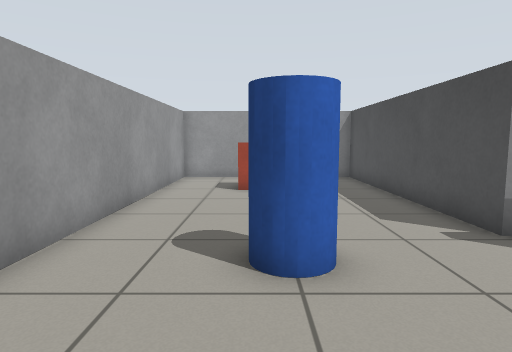
View 1 (above)

13 first-person views from a walk through a Gazebo world. The camera is 0.83 m above the floor, tilts 6° down and sees 75° across. The floor is counted in squares, 0.5 m on a side. Each view is taken from the middle of a square. On the plan, view 1 faces up. The plan holds only what a view shows up to about 16 squares ahead; the rest is blank.

View 2
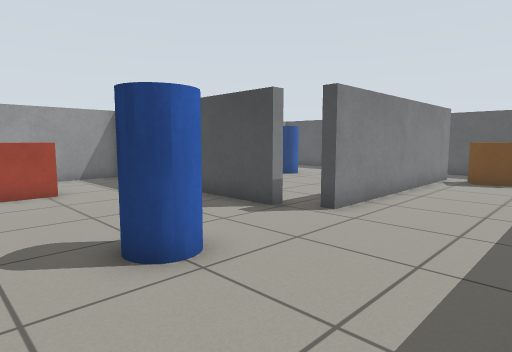

View 3
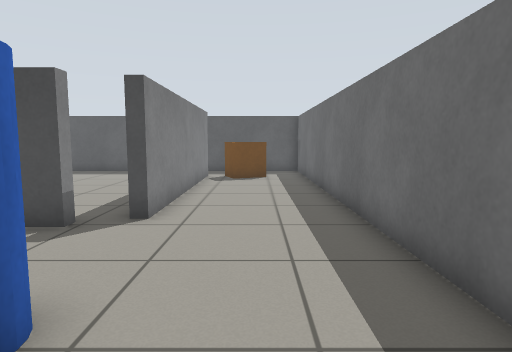

View 4
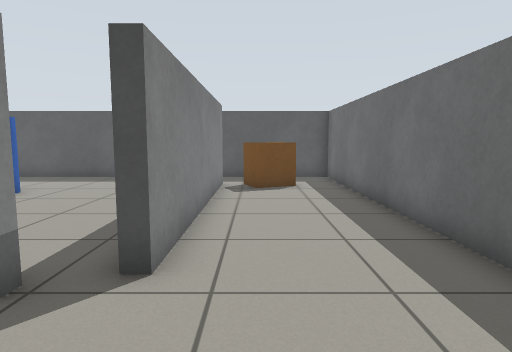

View 5
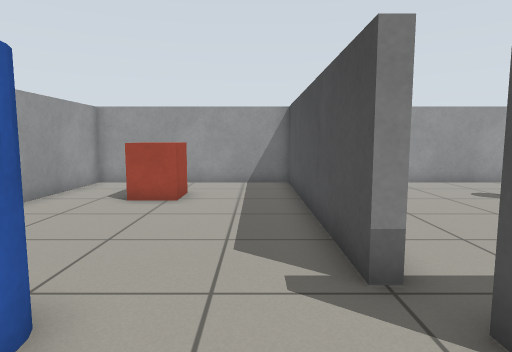

View 6
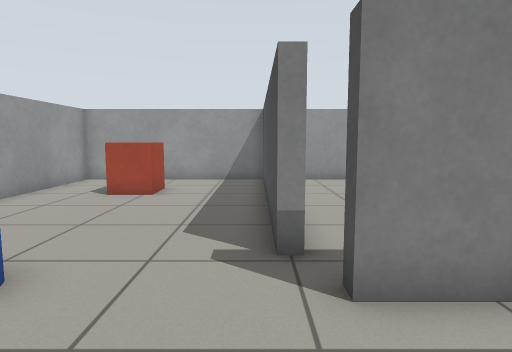

View 7
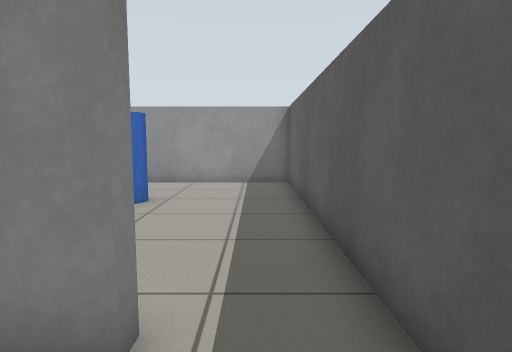

View 8
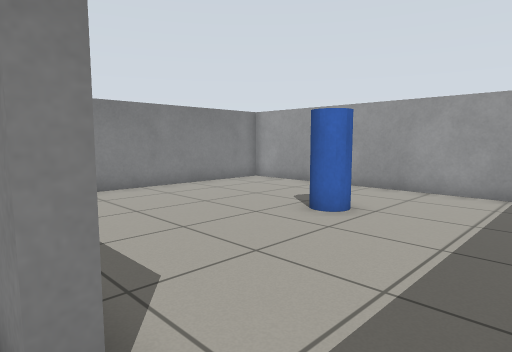

View 9
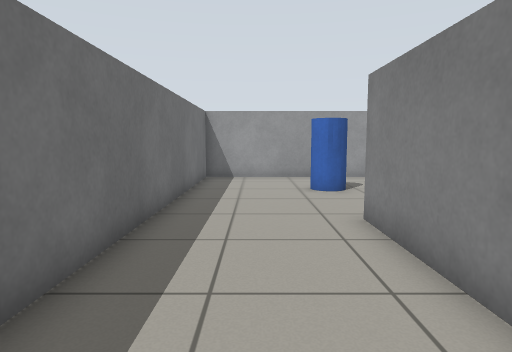

View 10
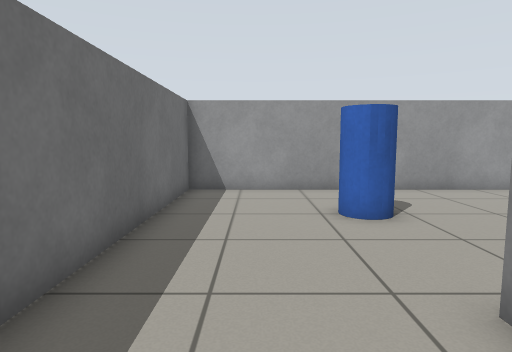

View 11
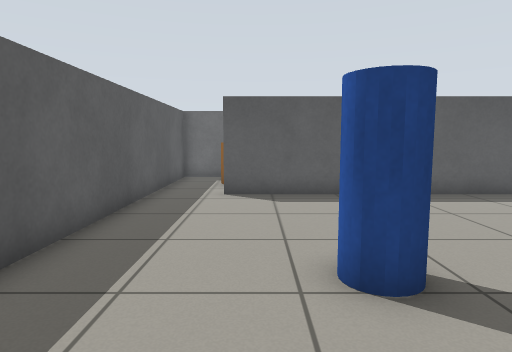

View 12
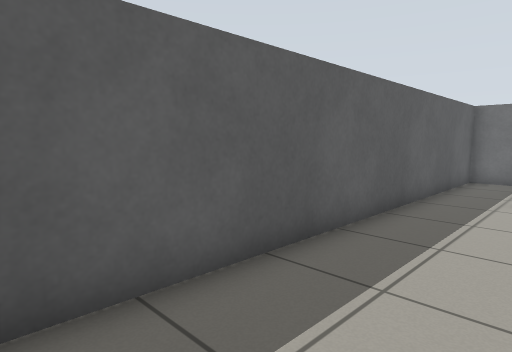

View 13
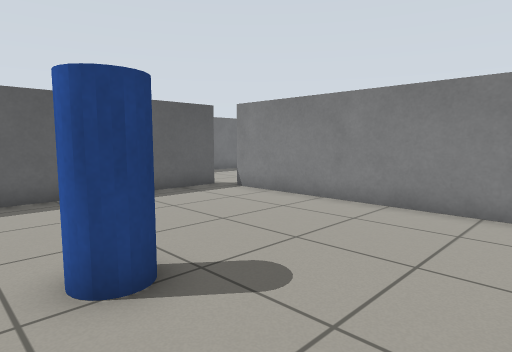

### Floor plan
Points are (right, up) in squares from view 1. A wall is a line through its corners. A room is listed if a view was taken in it or the views show most of it. See-through windows are left out.
Room 1 (views 1, 2, 3, 4, 5, 6, 7, 8, 9, 10)
walls: (4.7, 5.7) (4.3, 5.7) (4.3, 15.3) (-3.3, 15.3) (-3.3, -0.3) (16.3, -0.3) (16.3, 4.4); (14, 4.7) (14, 4.3) (5, 4.3) (5, 4.7)
ways out: opening at (15, 5) to room 2
objects: pillar (0, 4) to (1, 5); red box (0, 11) to (1, 12); orange box (13, 2) to (14, 3)
Room 2 (views 11, 12, 13)
walls: (10.4, 4.7) (14, 4.7); (16.3, 4.4) (16.3, 15.3) (4.7, 15.3) (4.7, 5.7); (5, 4.7) (7.6, 4.7)
ways out: opening at (15, 5) to room 1
objects: pillar (11, 11) to (12, 11)

Positions as (right, up) in squares from view 1, and headings:
1: (0, 0), facing up
2: (-2, 0), facing up-right
3: (-2, 2), facing right
4: (1, 3), facing right
5: (3, 2), facing up
6: (4, 1), facing up
7: (15, 2), facing up
8: (16, 4), facing up-left
9: (12, 2), facing left
10: (8, 2), facing left
11: (13, 15), facing down
12: (13, 15), facing down-right
13: (13, 15), facing down-left
